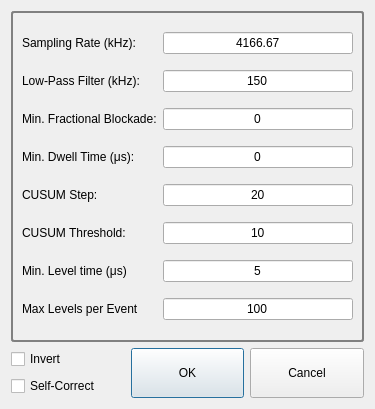
<?xml version="1.0" encoding="UTF-8"?>
<ui version="4.0">
 <class>batchinfodialog</class>
 <widget class="QDialog" name="batchinfodialog">
  <property name="geometry">
   <rect>
    <x>0</x>
    <y>0</y>
    <width>375</width>
    <height>409</height>
   </rect>
  </property>
  <property name="windowTitle">
   <string>Dialog</string>
  </property>
  <layout class="QGridLayout" name="gridLayout_2">
   <item row="0" column="0" colspan="3">
    <widget class="QGroupBox" name="groupBox">
     <property name="autoFillBackground">
      <bool>false</bool>
     </property>
     <property name="styleSheet">
      <string notr="true">QGroupBox { 
     border: 2px solid gray; 
     border-radius: 3px; 
 } </string>
     </property>
     <property name="flat">
      <bool>false</bool>
     </property>
     <layout class="QGridLayout" name="gridLayout">
      <item row="0" column="0">
       <widget class="QLabel" name="label">
        <property name="text">
         <string>Sampling Rate (kHz):</string>
        </property>
       </widget>
      </item>
      <item row="5" column="0">
       <widget class="QLabel" name="label_6">
        <property name="text">
         <string>CUSUM Threshold:</string>
        </property>
       </widget>
      </item>
      <item row="2" column="0">
       <widget class="QLabel" name="label_3">
        <property name="text">
         <string>Min. Fractional Blockade:</string>
        </property>
       </widget>
      </item>
      <item row="3" column="0">
       <widget class="QLabel" name="label_4">
        <property name="text">
         <string>Min. Dwell Time (μs):</string>
        </property>
       </widget>
      </item>
      <item row="1" column="0">
       <widget class="QLabel" name="label_2">
        <property name="text">
         <string>Low-Pass Filter (kHz):</string>
        </property>
       </widget>
      </item>
      <item row="2" column="1">
       <widget class="QLineEdit" name="minfracbox">
        <property name="text">
         <string>0</string>
        </property>
        <property name="alignment">
         <set>Qt::AlignCenter</set>
        </property>
       </widget>
      </item>
      <item row="0" column="1">
       <widget class="QLineEdit" name="sampratebox">
        <property name="text">
         <string>4166.67</string>
        </property>
        <property name="alignment">
         <set>Qt::AlignCenter</set>
        </property>
       </widget>
      </item>
      <item row="1" column="1">
       <widget class="QLineEdit" name="LPfilterbox">
        <property name="text">
         <string>150</string>
        </property>
        <property name="alignment">
         <set>Qt::AlignCenter</set>
        </property>
       </widget>
      </item>
      <item row="3" column="1">
       <widget class="QLineEdit" name="mindwellbox">
        <property name="text">
         <string>0</string>
        </property>
        <property name="alignment">
         <set>Qt::AlignCenter</set>
        </property>
       </widget>
      </item>
      <item row="4" column="1">
       <widget class="QLineEdit" name="cusumstepentry">
        <property name="text">
         <string>20</string>
        </property>
        <property name="alignment">
         <set>Qt::AlignCenter</set>
        </property>
       </widget>
      </item>
      <item row="4" column="0">
       <widget class="QLabel" name="label_5">
        <property name="text">
         <string>CUSUM Step:</string>
        </property>
       </widget>
      </item>
      <item row="5" column="1">
       <widget class="QLineEdit" name="cusumthreshentry">
        <property name="text">
         <string>10</string>
        </property>
        <property name="alignment">
         <set>Qt::AlignCenter</set>
        </property>
       </widget>
      </item>
      <item row="6" column="0">
       <widget class="QLabel" name="label_7">
        <property name="text">
         <string>Min. Level time (μs)</string>
        </property>
       </widget>
      </item>
      <item row="6" column="1">
       <widget class="QLineEdit" name="minleveltbox">
        <property name="text">
         <string>5</string>
        </property>
        <property name="alignment">
         <set>Qt::AlignCenter</set>
        </property>
       </widget>
      </item>
      <item row="8" column="0">
       <widget class="QLabel" name="label_8">
        <property name="text">
         <string>Max Levels per Event</string>
        </property>
       </widget>
      </item>
      <item row="8" column="1">
       <widget class="QLineEdit" name="maxLevelsBox">
        <property name="text">
         <string>100</string>
        </property>
        <property name="alignment">
         <set>Qt::AlignCenter</set>
        </property>
       </widget>
      </item>
     </layout>
    </widget>
   </item>
   <item row="1" column="0">
    <layout class="QVBoxLayout" name="verticalLayout">
     <item>
      <widget class="QCheckBox" name="invertCheckBox">
       <property name="text">
        <string>Invert</string>
       </property>
      </widget>
     </item>
     <item>
      <widget class="QCheckBox" name="selfCorrectCheckBox">
       <property name="text">
        <string>Self-Correct</string>
       </property>
      </widget>
     </item>
    </layout>
   </item>
   <item row="1" column="1">
    <widget class="QPushButton" name="okbutton">
     <property name="sizePolicy">
      <sizepolicy hsizetype="Minimum" vsizetype="Expanding">
       <horstretch>0</horstretch>
       <verstretch>0</verstretch>
      </sizepolicy>
     </property>
     <property name="minimumSize">
      <size>
       <width>0</width>
       <height>0</height>
      </size>
     </property>
     <property name="maximumSize">
      <size>
       <width>200</width>
       <height>50</height>
      </size>
     </property>
     <property name="text">
      <string>OK</string>
     </property>
    </widget>
   </item>
   <item row="1" column="2">
    <widget class="QPushButton" name="cancelbutton">
     <property name="sizePolicy">
      <sizepolicy hsizetype="Minimum" vsizetype="Expanding">
       <horstretch>0</horstretch>
       <verstretch>0</verstretch>
      </sizepolicy>
     </property>
     <property name="minimumSize">
      <size>
       <width>0</width>
       <height>0</height>
      </size>
     </property>
     <property name="maximumSize">
      <size>
       <width>200</width>
       <height>50</height>
      </size>
     </property>
     <property name="text">
      <string>Cancel</string>
     </property>
    </widget>
   </item>
  </layout>
 </widget>
 <resources/>
 <connections/>
</ui>
